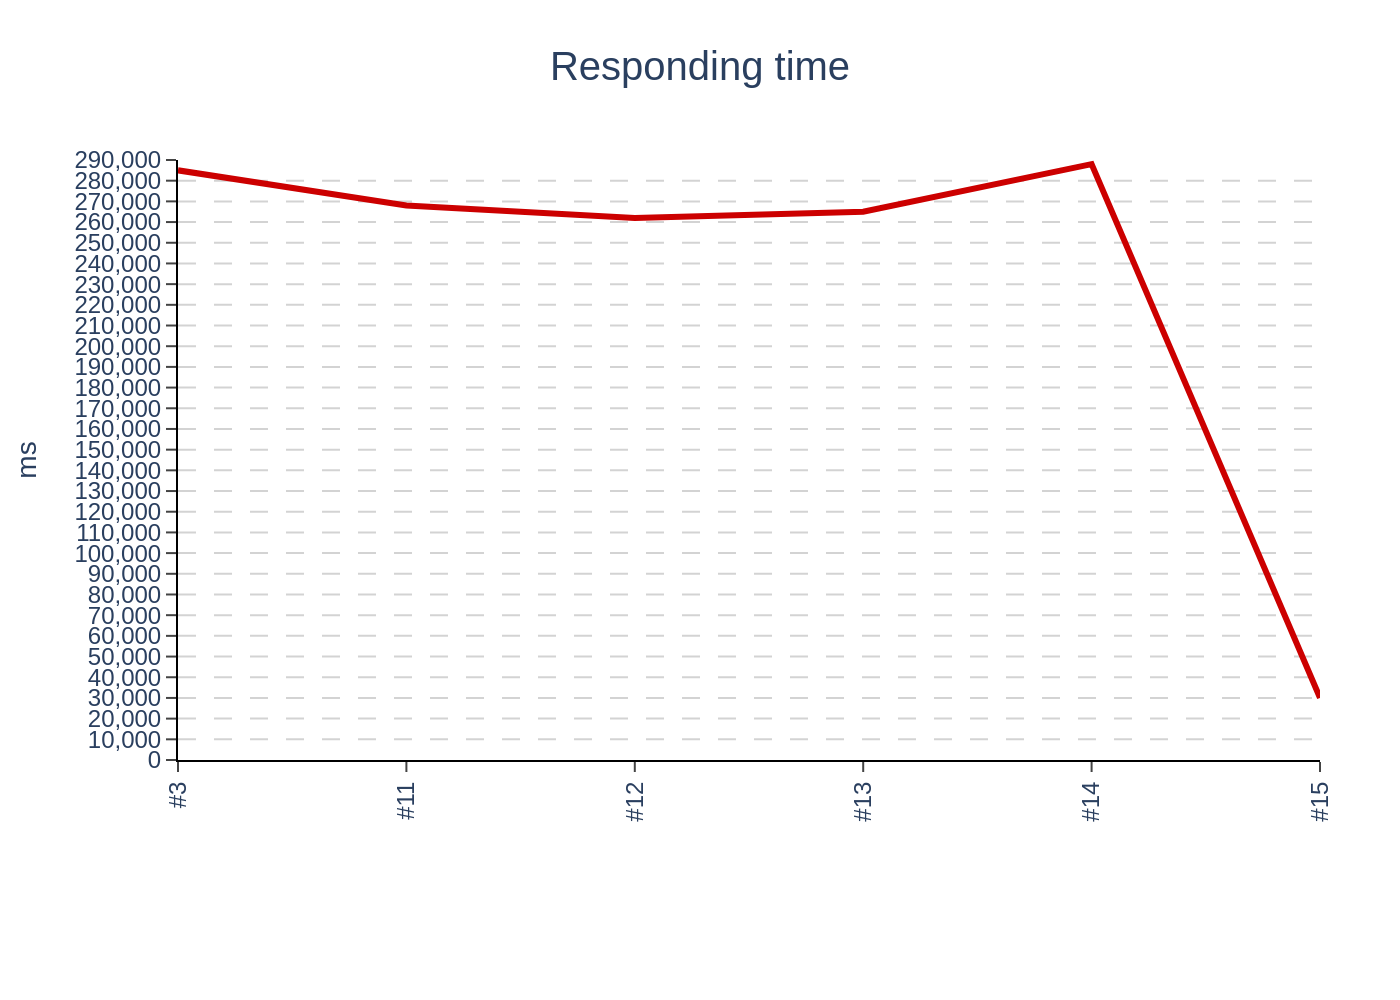

Write Python code to recreate this figure.
import sys
import json
import plotly.graph_objects as go

def main():
    if len(sys.argv) != 2:
        print("Usage: python script.py <path_to_json_file>")
        sys.exit(1)

    json_path = sys.argv[1]

    try:
        with open(json_path, 'r', encoding='utf-8') as f:
            chart_data = json.load(f)
    except FileNotFoundError:
        print(f"Error: JSON file not found at {json_path}")
        sys.exit(1)
    except json.JSONDecodeError:
        print(f"Error: Could not decode JSON from {json_path}")
        sys.exit(1)

    fig = go.Figure()

    data = chart_data['chart_data']
    colors = chart_data['colors']
    texts = chart_data['texts']

    for i, series in enumerate(data):
        fig.add_trace(go.Scatter(
            x=series['x'],
            y=series['y'],
            name=series['name'],
            mode='lines',
            line=dict(color=colors[i % len(colors)], width=3)
        ))

    fig.update_layout(
        title=dict(
            text=texts['title'],
            x=0.5,
            font=dict(size=20)
        ),
        xaxis=dict(
            title_text=texts['x_axis_title'],
            tickangle=-90,
            showgrid=False,
            showline=True,
            linewidth=1,
            linecolor='black',
            ticks='outside'
        ),
        yaxis=dict(
            title_text=texts['y_axis_title'],
            range=[0, 290000],
            dtick=10000,
            tickformat=',',
            gridcolor='lightgrey',
            gridwidth=1,
            griddash='dash',
            showline=True,
            linewidth=1,
            linecolor='black',
            ticks='outside'
        ),
        legend=dict(
            orientation='h',
            yanchor='top',
            y=-0.25,
            xanchor='center',
            x=0.5
        ),
        font=dict(
            family="Arial",
            size=12
        ),
        plot_bgcolor='white',
        margin=dict(l=80, r=40, t=80, b=120)
    )

    base_filename = json_path.rsplit('.', 1)[0]
    output_filename = f"{base_filename}.png"

    fig.write_image(output_filename, scale=2)
    print(f"Chart saved to {output_filename}")

if __name__ == "__main__":
    main()
